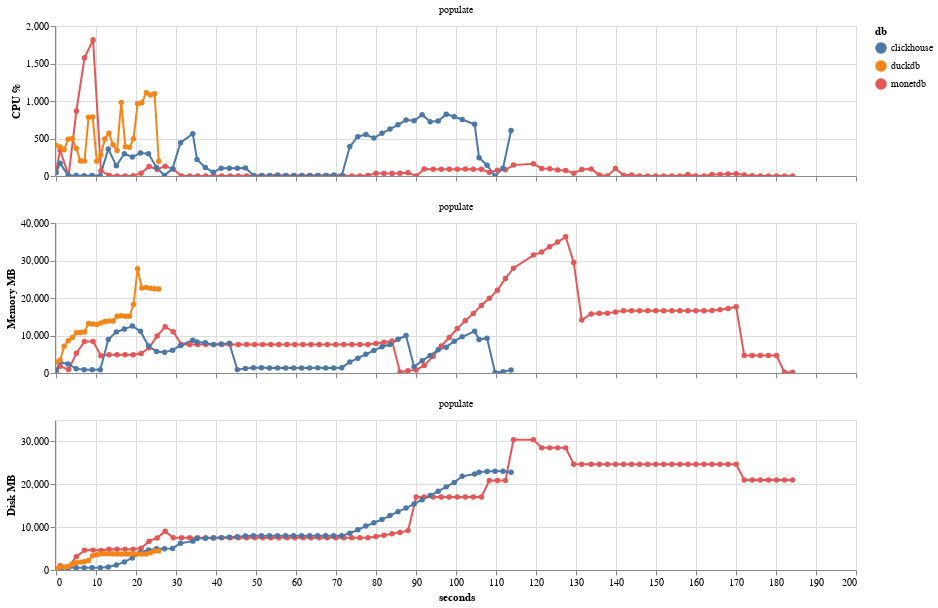

Notebook source saved alongside this figure:
### Code cell
df = db.execute(
    """
WITH first_metric_time AS (
    SELECT
        benchmark_id,
        MIN(time) AS start_time
    FROM metric
    GROUP BY benchmark_id
)
SELECT
    b.db,
    b.suite,
    b.operation,
    epoch(m.time - fm.start_time) AS seconds_since_start,
    m.cpu_percent,
    m.mem_mb,
    m.disk_mb
FROM metric m
JOIN first_metric_time fm ON m.benchmark_id = fm.benchmark_id
JOIN benchmark b ON m.benchmark_id = b.id
WHERE b.suite = (?)
and b.deleted_at is null
ORDER BY b.id, seconds_since_start;
""",
    [SUITE],
).pl()

df_long = df.unpivot(
    on=["cpu_percent", "mem_mb", "disk_mb"],
    index=["db", "suite", "operation", "seconds_since_start"],
    variable_name="metric",
    value_name="value",
)

df_long = df_long.with_columns(
    [
        pl.col("db").cast(pl.Categorical),
        pl.col("operation").cast(pl.Categorical),
        pl.col("metric").cast(pl.Categorical),
    ]
)

selector = alt.selection_point(fields=["db"], bind="legend")

width = 800
height = 150

cpu_chart = (
    alt.Chart(df_long.filter(pl.col("metric") == "cpu_percent"))
    .mark_line(point=True)
    .encode(
        x=alt.X("seconds_since_start:Q", axis=alt.Axis(title=None, ticks=True, grid=True, labels=False)),
        y=alt.Y("value:Q", axis=alt.Axis(title="CPU %", ticks=True, grid=True), scale=alt.Scale(zero=False)),
        color=alt.Color("db:N"),
        tooltip=[
            "db",
            "suite",
            "operation",
            "metric",
            alt.Tooltip("seconds_since_start:Q", format=".0f"),
            alt.Tooltip("value:Q", format=".0f"),
        ],
        opacity=alt.condition(selector, alt.value(1.0), alt.value(0.1)),
    )
    .add_params(selector)
    .properties(width=width, height=height)
    .facet(column=alt.Column("operation:N", title=None))
    .resolve_scale(x="independent")
)

mem_chart = (
    alt.Chart(df_long.filter(pl.col("metric") == "mem_mb"))
    .mark_line(point=True)
    .encode(
        x=alt.X("seconds_since_start:Q", axis=alt.Axis(title=None, ticks=True, grid=True, labels=False)),
        y=alt.Y("value:Q", axis=alt.Axis(title="Memory MB", ticks=True, grid=True), scale=alt.Scale(zero=False)),
        color=alt.Color("db:N"),
        tooltip=[
            "db",
            "suite",
            "operation",
            "metric",
            alt.Tooltip("seconds_since_start:Q", format=".2f"),
            alt.Tooltip("value:Q", format=".1f"),
        ],
        opacity=alt.condition(selector, alt.value(1.0), alt.value(0.1)),
    )
    .add_params(selector)
    .properties(width=width, height=height)
    .facet(column=alt.Column("operation:N", title=None))
    .resolve_scale(x="independent")
)

disk_chart = (
    alt.Chart(df_long.filter(pl.col("metric") == "disk_mb"))
    .mark_line(point=True)
    .encode(
        x=alt.X("seconds_since_start:Q", axis=alt.Axis(title="seconds", ticks=True, grid=True)),
        y=alt.Y("value:Q", axis=alt.Axis(title="Disk MB", ticks=True, grid=True), scale=alt.Scale(zero=False)),
        color=alt.Color("db:N"),
        tooltip=[
            "db",
            "suite",
            "operation",
            "metric",
            alt.Tooltip("seconds_since_start:Q", format=".2f"),
            alt.Tooltip("value:Q", format=".1f"),
        ],
        opacity=alt.condition(selector, alt.value(1.0), alt.value(0.1)),
    )
    .add_params(selector)
    .properties(width=width, height=height)
    .facet(column=alt.Column("operation:N", title=None))
    .resolve_scale(x="independent")
)

chart = alt.vconcat(cpu_chart, mem_chart, disk_chart).interactive(bind_y=False)

chart

### Figure 1 — Vega-Lite specification as saved in the notebook (floating-point values rounded to 4 significant figures; data arrays with more than 128 entries replaced by an {"elided": "..."} marker saying what was removed)
{"config": {"view": {"continuousWidth": 300, "continuousHeight": 300}}, "vconcat": [{"data": {"name": "data-4198eb29a2d2b6edf951f8563ee52e88"}, "facet": {"column": {"field": "operation", "title": null, "type": "nominal"}}, "spec": {"mark": {"type": "line", "point": true}, "encoding": {"color": {"field": "db", "type": "nominal"}, "opacity": {"condition": {"param": "param_1", "value": 1.0}, "value": 0.1}, "tooltip": [{"field": "db", "type": "ordinal"}, {"field": "suite", "type": "nominal"}, {"field": "operation", "type": "ordinal"}, {"field": "metric", "type": "ordinal"}, {"field": "seconds_since_start", "format": ".0f", "type": "quantitative"}, {"field": "value", "format": ".0f", "type": "quantitative"}], "x": {"axis": {"grid": true, "labels": false, "ticks": true, "title": null}, "field": "seconds_since_start", "type": "quantitative"}, "y": {"axis": {"grid": true, "ticks": true, "title": "CPU %"}, "field": "value", "scale": {"zero": false}, "type": "quantitative"}}, "height": 150, "name": "view_1", "width": 800}, "resolve": {"scale": {"x": "independent"}}}, {"data": {"name": "data-2034b4f776d2eabe255b6a3a7730d49b"}, "facet": {"column": {"field": "operation", "title": null, "type": "nominal"}}, "spec": {"mark": {"type": "line", "point": true}, "encoding": {"color": {"field": "db", "type": "nominal"}, "opacity": {"condition": {"param": "param_1", "value": 1.0}, "value": 0.1}, "tooltip": [{"field": "db", "type": "ordinal"}, {"field": "suite", "type": "nominal"}, {"field": "operation", "type": "ordinal"}, {"field": "metric", "type": "ordinal"}, {"field": "seconds_since_start", "format": ".2f", "type": "quantitative"}, {"field": "value", "format": ".1f", "type": "quantitative"}], "x": {"axis": {"grid": true, "labels": false, "ticks": true, "title": null}, "field": "seconds_since_start", "type": "quantitative"}, "y": {"axis": {"grid": true, "ticks": true, "title": "Memory MB"}, "field": "value", "scale": {"zero": false}, "type": "quantitative"}}, "height": 150, "name": "view_2", "width": 800}, "resolve": {"scale": {"x": "independent"}}}, {"data": {"name": "data-5798c2bc5b9e764a8d8ac360d5316885"}, "facet": {"column": {"field": "operation", "title": null, "type": "nominal"}}, "spec": {"mark": {"type": "line", "point": true}, "encoding": {"color": {"field": "db", "type": "nominal"}, "opacity": {"condition": {"param": "param_1", "value": 1.0}, "value": 0.1}, "tooltip": [{"field": "db", "type": "ordinal"}, {"field": "suite", "type": "nominal"}, {"field": "operation", "type": "ordinal"}, {"field": "metric", "type": "ordinal"}, {"field": "seconds_since_start", "format": ".2f", "type": "quantitative"}, {"field": "value", "format": ".1f", "type": "quantitative"}], "x": {"axis": {"grid": true, "ticks": true, "title": "seconds"}, "field": "seconds_since_start", "type": "quantitative"}, "y": {"axis": {"grid": true, "ticks": true, "title": "Disk MB"}, "field": "value", "scale": {"zero": false}, "type": "quantitative"}}, "height": 150, "name": "view_3", "width": 800}, "resolve": {"scale": {"x": "independent"}}}], "params": [{"name": "param_1", "select": {"type": "point", "fields": ["db"]}, "bind": "legend", "views": ["view_1", "view_2", "view_3"]}, {"name": "param_2", "select": {"type": "interval", "encodings": ["x"]}, "bind": "scales", "views": ["view_1", "view_2", "view_3"]}], "$schema": "https://vega.github.io/schema/vega-lite/v5.20.1.json", "datasets": {"data-4198eb29a2d2b6edf951f8563ee52e88": {"elided": "175 records"}, "data-2034b4f776d2eabe255b6a3a7730d49b": {"elided": "175 records"}, "data-5798c2bc5b9e764a8d8ac360d5316885": {"elided": "175 records"}}}
